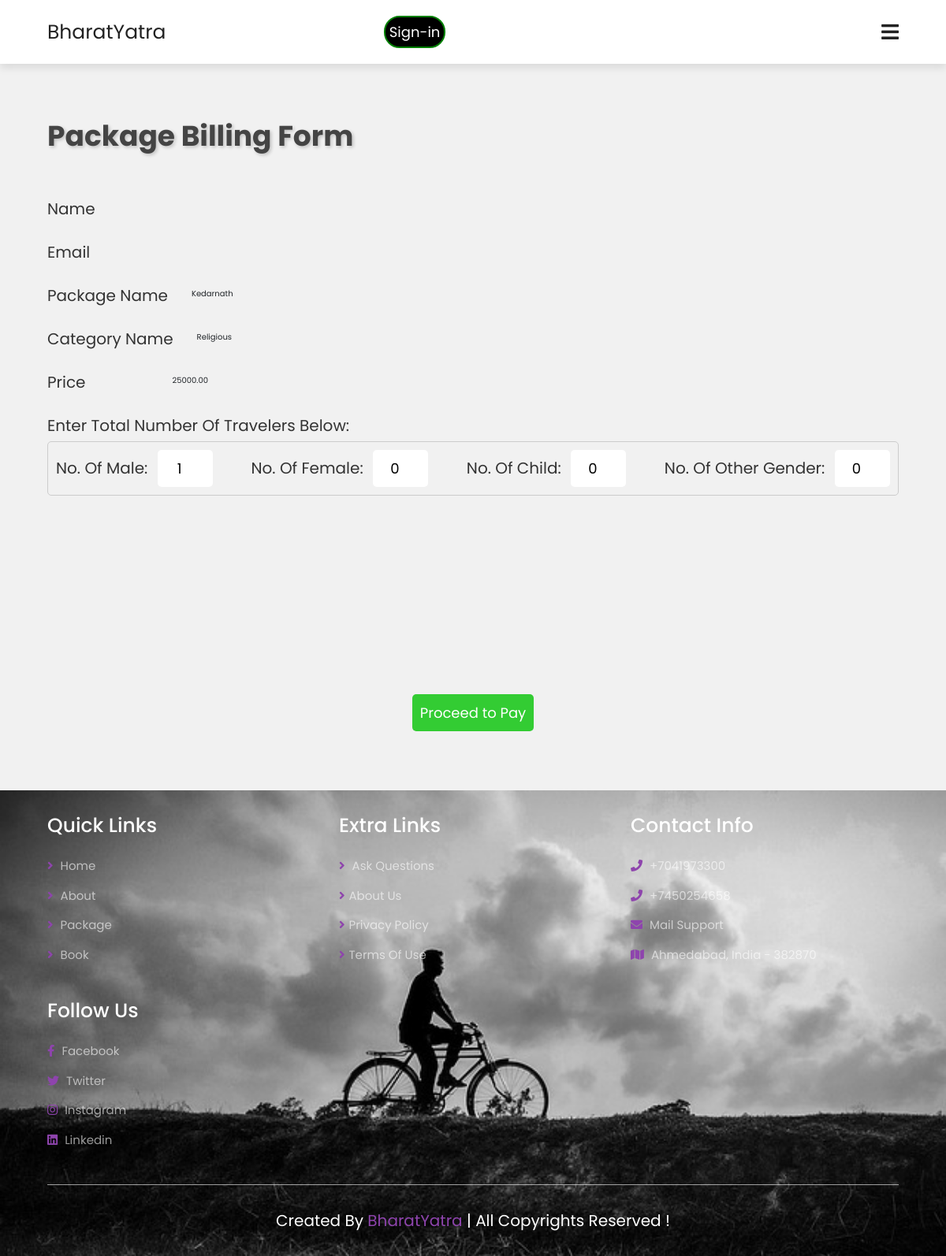
/billing/51edhbga41, run on the app's committed database.
### core/models.py (models this page shows, shortened)
class Package(models.Model):
    pid = ShortUUIDField(unique=True, length=10, max_length=20, alphabet="abcdefgh12345")
    user = models.ForeignKey(User, on_delete=models.SET_NULL, null=True)
    category = models.ForeignKey(Category, on_delete=models.SET_NULL, null=True, related_name="category")
    title = models.CharField(max_length=100, default="Kedarnath")
    image = models.ImageField(upload_to=user_directory_path, default="package.jpg")
    description = RichTextUploadingField(null=True, blank=True, default="This is a Package.")
    price = models.DecimalField(max_digits=99999, decimal_places=2, default=5000)
    old_price = models.DecimalField(max_digits=99999, decimal_places=2, default=10000)
    specifications = RichTextUploadingField(null=True, blank=True)
    package_left_count = models.CharField(max_length=100, default="10", null=True, blank=True)
    package_life_date = models.CharField(max_length=100, default="100 Days", null=True, blank=True)
    published_date = models.DateTimeField(auto_now_add=False, null=True, blank=True)
    package_date_from = models.DateTimeField(auto_now_add=False, null=True, blank=True)
    package_date_to = models.DateTimeField(auto_now_add=False, null=True, blank=True)
    tags = TaggableManager(blank=True)
    package_status = models.CharField(choices=STATUS, max_length=10, default="in_review")
    status = models.BooleanField(default=True)
    in_stock = models.BooleanField(default=True)
    featured = models.BooleanField(default=False)
    digital = models.BooleanField(default=False)
    sku = ShortUUIDField(unique=True, length=4, max_length=10, prefix="sku", alphabet="1234567890")
    date = models.DateTimeField(auto_now_add=True)
    updated = models.DateTimeField(null=True, blank=True)
    razorpay_order_id = models.CharField(max_length=100, null=True, blank=True)
    razorpay_payment_id = models.CharField(max_length=100, null=True, blank=True)
    razorpay_payment_signature = models.CharField(max_length=100, null=True, blank=True)
    class Meta:
        verbose_name_plural = "Packages"

class Category(models.Model):
    cid = ShortUUIDField(unique=True, length=10, max_length=20, prefix="cat", alphabet="abcdefgh12345")
    published_date = models.DateTimeField(auto_now_add=False, null=True, blank=True)
    title = models.CharField(max_length=100, default="Religious")
    image = models.ImageField(upload_to="category", default="category.jpg")
    class Meta:
        verbose_name_plural = "Categories"

### core/views.py (the view)
# urls.py: path('billing/<pid>', views.billing, name='billing'),
def billing(request, pid):
    amount = 10000
    package = Package.objects.get(pid = pid)
    context = {
        "p":package,
        'amount' : amount,
    }
    return render(request, "core/billing.html", context)

### templates/core/billing.html (shortened to what this page needs)
{% extends 'base.html' %} {% block content %}
<!DOCTYPE html>
<html lang="en">
    <head>
    </head>
    <body style="background-color: #f1f1f1;">
        <div class="form-container">
            <form action="" method="post">
                <br><br><br>
                <div class="biiling">Package Billing Form </div>
                <div class="uname">
                    <label for="name">Name</label>
                </div>
                <div class="email">
                    <label for="email">Email</label>
                </div>
                <div class="package_name">
                    <label for="pack_name">Package Name </label>
                    <p name="jspack_name">{{p.title}}</p>
                </div>
                <div class="category_name">
                    <label for="">Category Name </label>
                    <p name="jscat_name">{{p.category.title}}</p>
                </div>
                <div class="price">
                    <label for="price">Price </label>
                    <p name="jsprice" id="price">{{ p.price }}</p>
                </div>
                <div class="T_N_P">
                    <label for="T_N_P">Enter Total Number of Travelers Below:</label>
                    <div class="count">
                        <div class="gen">
                            <label for="Male">No. of Male: </label>
                            <input type="number" min="0" max="20" value="1" name="male_count" class="mfc" id="male_count" />
                        </div>
                        <div class="gen">
                            <label for="Female">No. of Female: </label>
                            <input type="number" min="0" max="20" value="0" name="female_count" class="mfc" id="female_count" />
                        </div>
                        <div class="gen">
                            <label for="Child">No. of Child: </label>
                            <input type="number" min="0" max="20" value="0" name="child_count" class="mfc" id="child_count" />
                        </div>
                        <div class="gen">
                            <label for="OtherGender">No. of Other Gender: </label>
                            <input type="number" min="0" max="20" value="0" name="other_count" class="mfc" id="other_count" />
                        </div>
                    </div>
                </div>
                </div>
        <center>
            <button class="razorpay" type="submit">Proceed to Pay </button>
        </center>
        <br>
        <br>
        <br>
        <br>
        <br>
    </body>
</html>
{% endblock %}

### static/css/style.css (style rules this page uses)
:root { --main-color:#8e44ad; --black: #222; --white: #fff; --light-black: #777; --light-white: #fff9; --dark-bg: rgba(0, 0, 0, .7); --light-bg: #eee; --border: .1rem solid var(--black); --box-shadow: 0 .5rem 1rem rgba(0, 0, 0, .1); --text-shadow: 0 1.5rem 3rem rgba(0, 0, 0, .3); }
* { font-family: 'Poppins', sans-serif; margin: 0; padding: 0; box-sizing: border-box; outline: none; border: none; text-decoration: none; text-transform: capitalize; }
html { font-size: 62.5%; overflow-x: hidden; }

### data on the page
Package: title "Kedarnath", category "Religious", price "25000.00"
